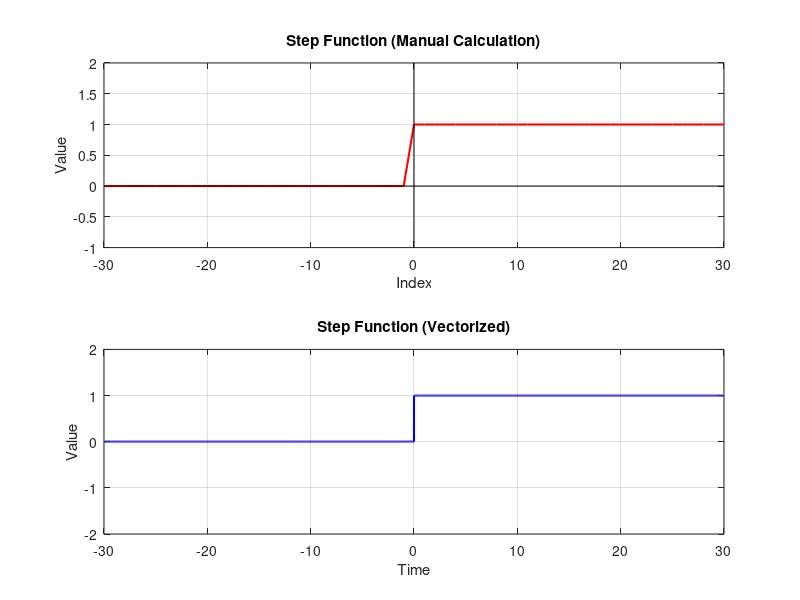

Recreate this plot in MATLAB.
% Define the time range
t = -30:0.001:30;

% Creating the step function using vectorized operations
step_function = zeros(size(t)); % Initialize with zeros
step_function(t >= 0) = 1; % Set the value to 1 where time is non-negative

% Manually calculate the step function using loops
n = -30:30;
x = zeros(size(n)); % Initialize with zeros
for i = 1:length(n)
    if n(i) >= 0
        x(i) = 1;
    end
end

% Visualization
figure;
subplot(2,1,1);
plot(n, x, 'r', 'LineWidth', 1.5);
hold on;
plot([-30 30], [0 0], 'k', 'LineWidth', 0.5); % X-axis
plot([0 0], [-1 2], 'k', 'LineWidth', 0.5); % Y-axis
hold off;
title('Step Function (Manual Calculation)');
xlabel('Index');
ylabel('Value');
grid on;

subplot(2,1,2);
plot(t, step_function, 'b', 'LineWidth', 1.5);
axis([-30 30 -2 2]);
title('Step Function (Vectorized)');
xlabel('Time');
ylabel('Value');
grid on;